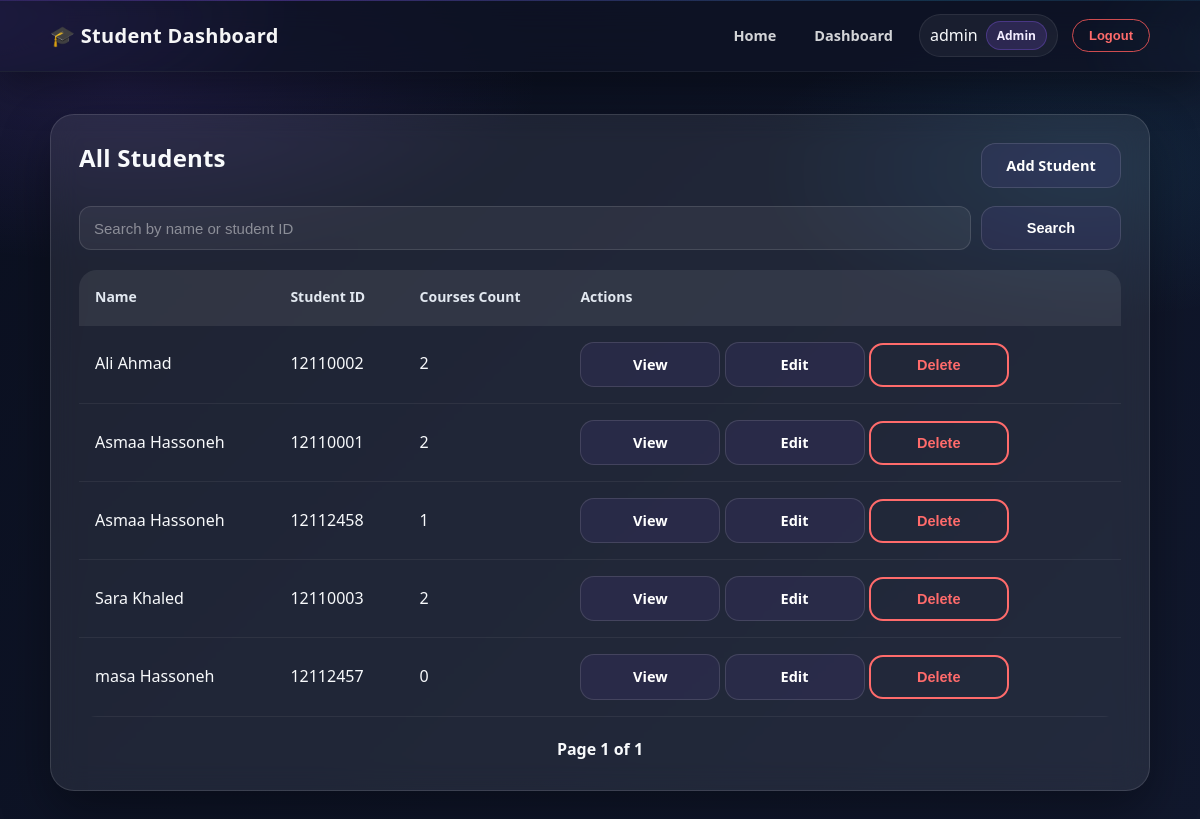
The app's page /students (signed in) with its own data.
### app/models/user.py (models this page shows, shortened)
class User(db.Model, UserMixin):
    __tablename__ = "users"
    ROLE_ADMIN = "admin"
    ROLE_INSTRUCTOR = "instructor"
    ROLE_STUDENT = "student"
    ROLES = [ROLE_ADMIN, ROLE_INSTRUCTOR, ROLE_STUDENT]
    id = db.Column(db.Integer, primary_key=True)
    username = db.Column(db.String(80), nullable=False, unique=True, index=True)
    email = db.Column(db.String(120), nullable=False, unique=True, index=True)
    password_hash = db.Column(db.String(255), nullable=False)
    role = db.Column(db.String(20), nullable=False, default=ROLE_STUDENT)
    profile_picture = db.Column(db.String(255), nullable=True)
    @property
    def is_student(self):
        return self.role == self.ROLE_STUDENT

### app/models/student.py (models this page shows, shortened)
class Student(db.Model):
    __tablename__ = "students"
    id = db.Column(db.Integer, primary_key=True)
    name = db.Column(db.String(100), nullable=False)
    student_id = db.Column(db.String(20), nullable=False, unique=True, index=True)
    user_id = db.Column(
        db.Integer,
        db.ForeignKey("users.id", ondelete="SET NULL"),
        nullable=True,
        unique=True,
    )
    user = db.relationship("User", backref=db.backref("student_profile", uselist=False))
    courses = db.relationship(
        "Course",
        secondary=student_courses,
        back_populates="students",
        lazy="subquery",
    )
    @property
    def courses_count(self):
        return len(self.courses)

### app/routes/student_page_routes.py (the view)
@student_page_bp.route("")
@login_required
def list_students():
    search = request.args.get("search", "").strip()
    page = request.args.get("page", 1, type=int)
    per_page = current_app.config["STUDENTS_PER_PAGE"]
    query = Student.query.order_by(Student.name.asc())
    if search:
        query = query.filter(
            (Student.name.ilike(f"%{search}%"))
            | (Student.student_id.ilike(f"%{search}%"))
        )
    pagination = query.paginate(page=page, per_page=per_page, error_out=False)
    return render_template(
        "students.html",
        students=pagination.items,
        pagination=pagination,
        search=search,
    )

### app/templates/students.html (shortened to what this page needs)
{% extends "base.html" %}
{% block content %}
<div class="app-container">
  <div class="course-student-card">
    <div class="top-bar">
      <h2>All Students</h2>
      <a class="btn" href="{{ url_for('student_page_bp.add_student') }}">Add Student</a>
    </div>
    <form method="GET" action="{{ url_for('student_page_bp.list_students') }}" class="search-form" style="margin: 18px 0;">
      <div style="display: flex; gap: 10px; flex-wrap: wrap;">
        <input
          type="text"
          name="search"
          placeholder="Search by name or student ID"
          value="{{ search }}"
          style="flex: 1; min-width: 220px;"
        />
        <button type="submit" class="btn">Search</button>
      </div>
    </form>
    {% if students %}
    <table class="student-table">
      <thead>
        <tr>
          <th>Name</th>
          <th>Student ID</th>
          <th>Courses Count</th>
          <th>Actions</th>
        </tr>
      </thead>
      <tbody>
        {% for student in students %}
        <tr>
          <td data-label="Name">{{ student.name }}</td>
          <td data-label="Student ID">{{ student.student_id }}</td>
          <td data-label="Courses Count">{{ student.courses_count }}</td>
          <td data-label="Actions">
            <a class="btn secondary-btn" href="{{ url_for('student_page_bp.student_details', student_id=student.student_id) }}">View</a>
            <a class="btn" href="{{ url_for('student_page_bp.edit_student', student_id=student.student_id) }}">Edit</a>
            <form method="POST" action="{{ url_for('student_page_bp.remove_student', student_id=student.student_id) }}" style="display: inline" onsubmit="return confirm('Are you sure you want to delete this student?');">
              <button type="submit" class="btnDelete danger-btn">Delete</button>
            </form>
          </td>
        </tr>
        {% endfor %}
      </tbody>
    </table>
    <div class="pagination" style="margin-top: 20px; display: flex; gap: 10px; align-items: center; justify-content: center; flex-wrap: wrap;">
      <span>Page {{ pagination.page }} of {{ pagination.pages or 1 }}</span>
    </div>
    {% else %}
    <p class="muted">No students found.</p>
    {% endif %}
  </div>
</div>
{% endblock %}

### app/templates/base.html (shortened to what this page needs)
<!DOCTYPE html>
<html lang="en">
  <head>
    <link rel="stylesheet" href="{{ url_for('static', filename='style.css') }}" />
  </head>
  <body>
    <nav class="navbar">
      <div class="nav-container">
        <div class="logo">🎓 Student Dashboard</div>
        <div class="links">
          <a href="{{ url_for('main_bp.home') }}">Home</a>
          {% if current_user.is_authenticated %}
            {% if current_user.is_student %}
              <a href="{{ url_for('student_page_bp.my_courses') }}">My Courses</a>
            {% else %}
              <a href="{{ url_for('main_bp.dashboard') }}">Dashboard</a>
            {% endif %}
            <div class="user-mini-card">
              <span>{{ current_user.username }}</span>
              <span class="role-badge">{{ current_user.role|capitalize }}</span>
            </div>
            <form action="{{ url_for('auth_bp.logout') }}" method="POST" style="display: inline;">
              <button type="submit" class="logout-btn">Logout</button>
            </form>
          {% else %}
            <a href="{{ url_for('auth_bp.login') }}">Login</a>
            <a href="{{ url_for('auth_bp.register') }}" class="register-btn">Register</a>
          {% endif %}
        </div>
      </div>
    </nav>
    <main class="container">
      {% block content %}{% endblock %}
    </main>
  </body>
</html>

### records on screen
User: username "admin", role "Admin"
Student: name "Ali Ahmad", student_id "12110002", courses_count "2"
Student: name "Asmaa Hassoneh", student_id "12110001", courses_count "2"
Student: name "Asmaa Hassoneh", student_id "12112458", courses_count "1"
Student: name "Sara Khaled", student_id "12110003", courses_count "2"
Student: name "masa Hassoneh", student_id "12112457", courses_count "0"

### other values on screen
{{ pagination.page }} "1"
{{ pagination.pages or 1 }} "1"
